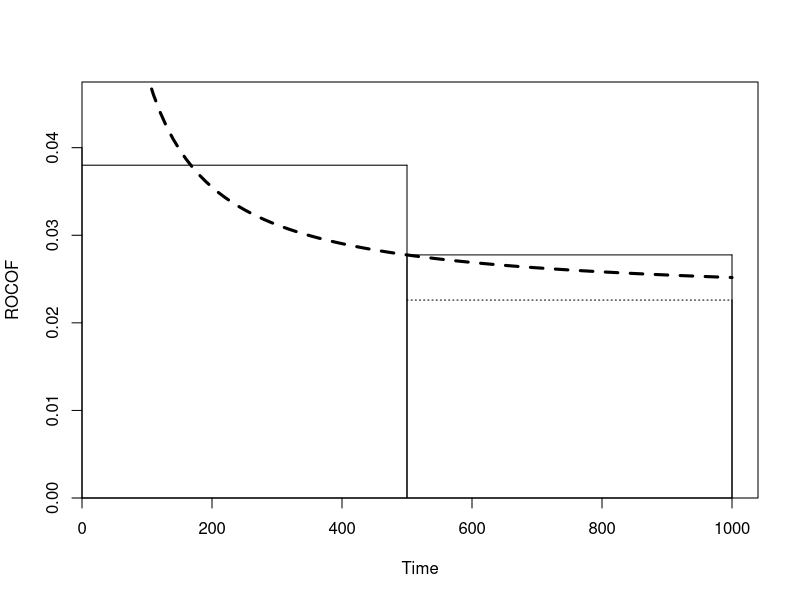
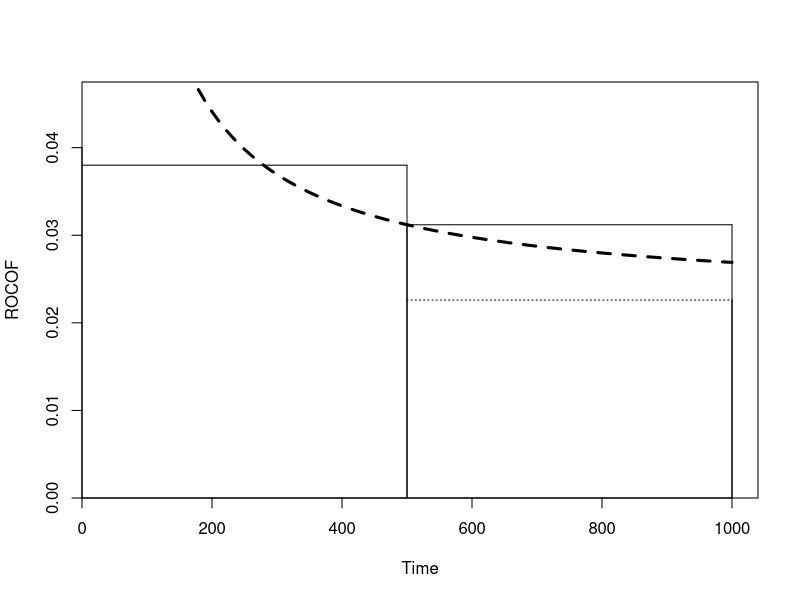
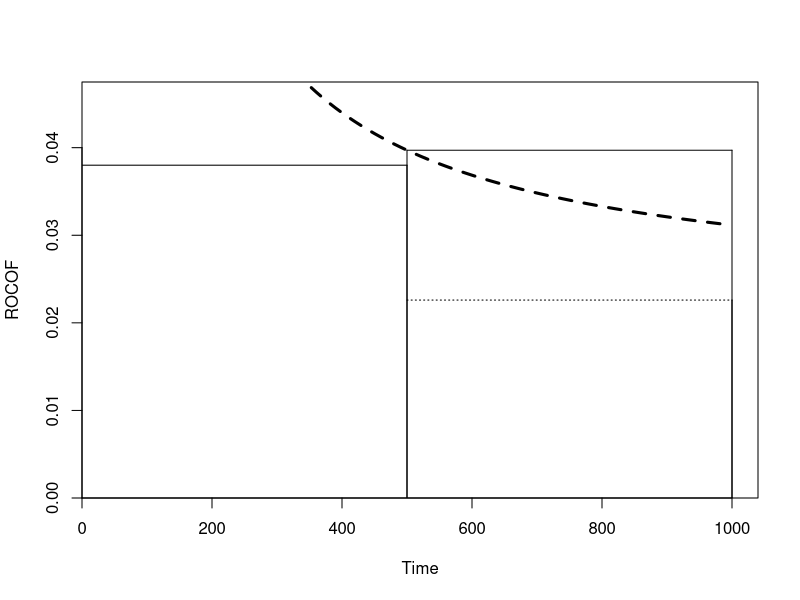
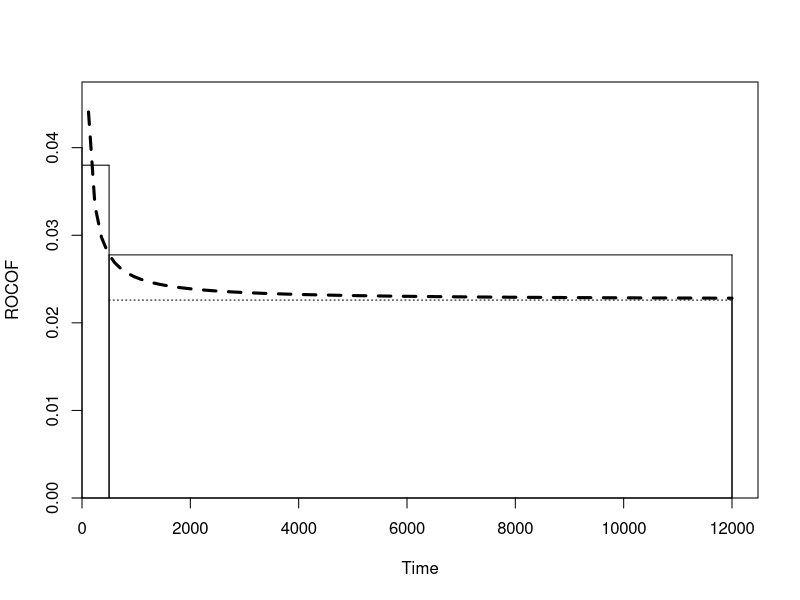
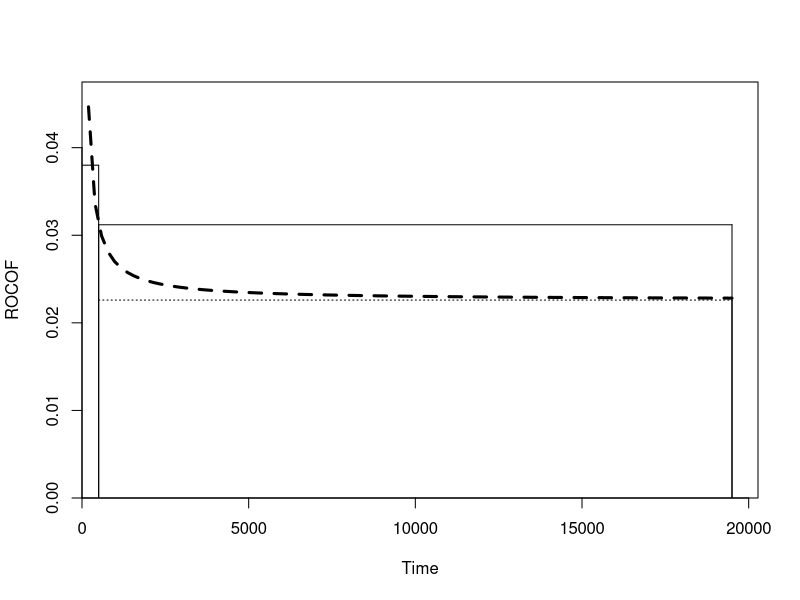
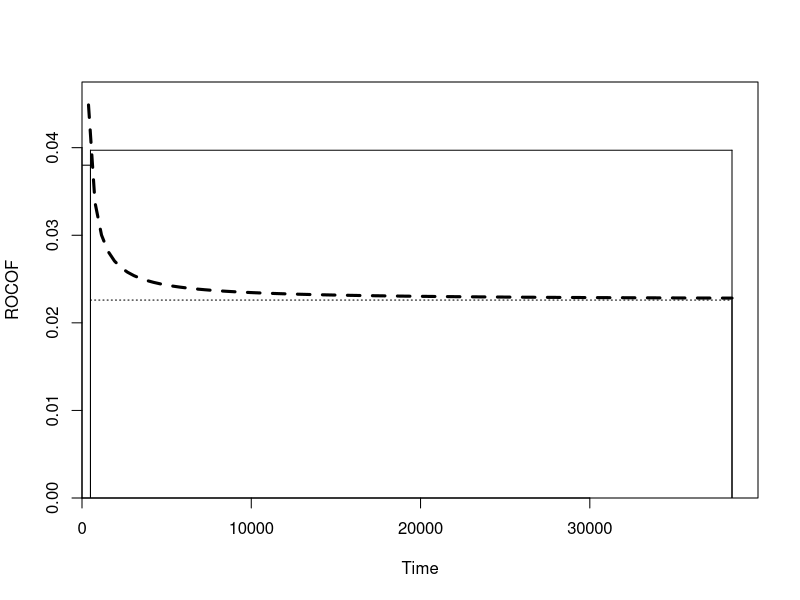

Source code (R) for these figures, in order:
## ---- chunk 1
knitr::opts_chunk$set(
  comment = NA, 
  echo = TRUE, 
  warning = FALSE, 
  message = FALSE, 
  fig.width = 11, 
  fig.height = 8.5,
  error = TRUE
)
## ---- chunk 2
plot.proj <- function(t1, t2, current, adj, proj, d, b, m) {
  
  time <- (t2 * c(1:100))/100
  bias <- (d * m * b)/time
  max.y <- 1.25 * current

  plot(
    time, 
    bias + adj, 
    type = "n", 
    xlim = c(0, 1.04 * t2), 
    ylim = c(0, max.y), 
    xaxs = "i", 
    yaxs = "i", 
    xlab = "Time", 
    ylab = "ROCOF"
  )

  lines(time, bias + adj, lty = 2, lwd = 3)
  segments(0, current, t1, current)
  segments(t1, adj, t2, adj, lty = 3)
  segments(t1, proj, t2, proj)
  segments(t1, 0, t1, current)
  segments(t1, 0, t1, proj)
  segments(t2, 0, t2, adj)
  segments(t2, 0, t2, proj)
}
## ---- chunk 3
plot.proj(500, 1000, 0.038, 0.0226, 0.027758, 0.7, 0.526, 7)
## ---- chunk 4
plot.proj(500, 1000, 0.038, 0.0226, 0.031200, 0.7, 0.878, 7)
## ---- chunk 5
plot.proj(500, 1000, 0.038, 0.0226, 0.039710, 0.7, 1.746, 7)
## ---- chunk 6
plot.proj.time <- function(adj, d, b, m) {
  time <- (100 * d * m * b)/adj # 1% of adjusted
  time
}
## ---- chunk 7
plot.proj.time(0.0226, 0.7, 0.526, 7)
## ---- chunk 8
plot.proj(500, 12000, 0.038, 0.0226, 0.027758, 0.7, 0.526, 7)
## ---- chunk 9
plot.proj.time(0.0226, 0.7, 0.878, 7) 
## ---- chunk 10
plot.proj(500, 19500, 0.038, 0.0226, 0.031200, 0.7, 0.878, 7)
## ---- chunk 11
plot.proj.time(0.0226, 0.7, 1.746, 7)
## ---- chunk 12
plot.proj(500, 38400, 0.038, 0.0226, 0.039710, 0.7, 1.746, 7)
